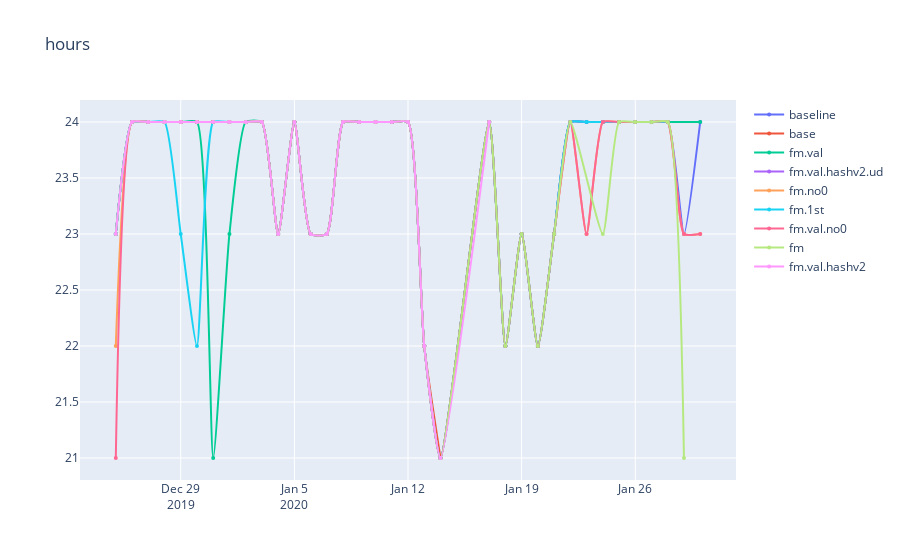
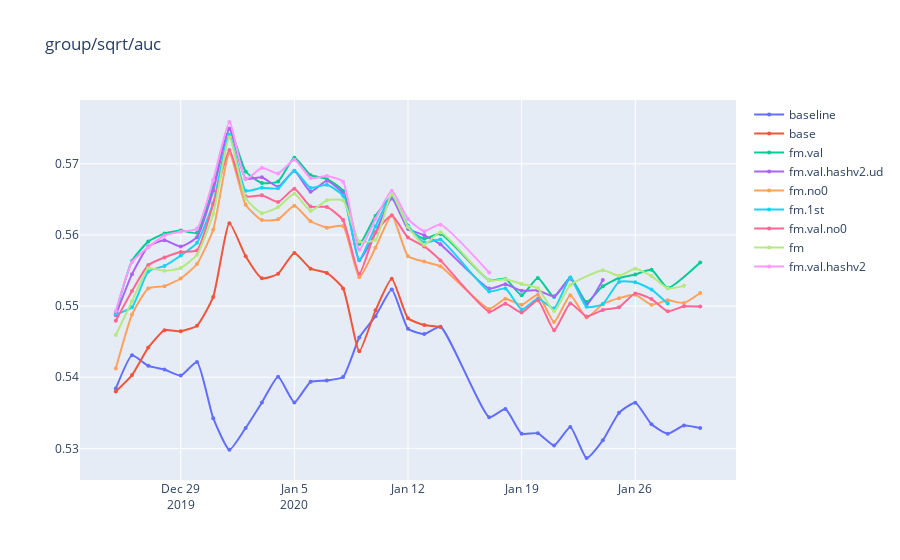
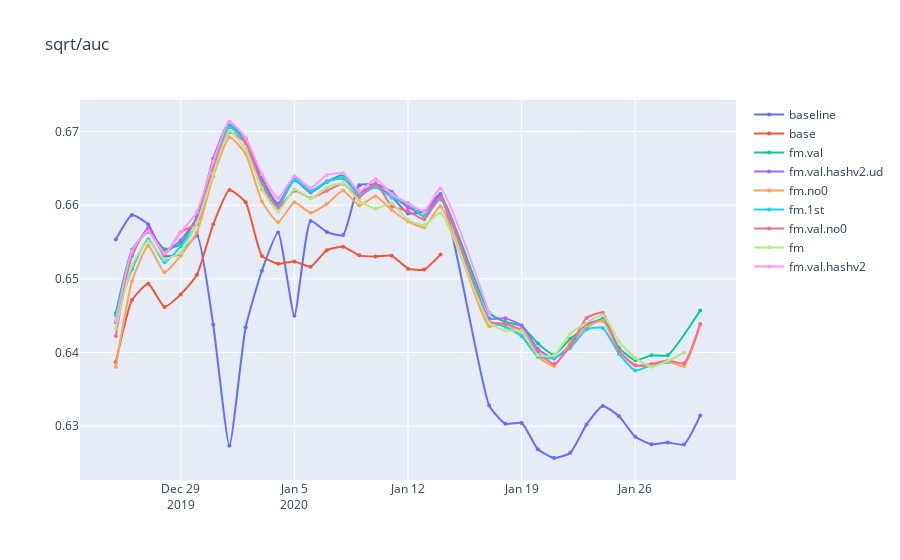
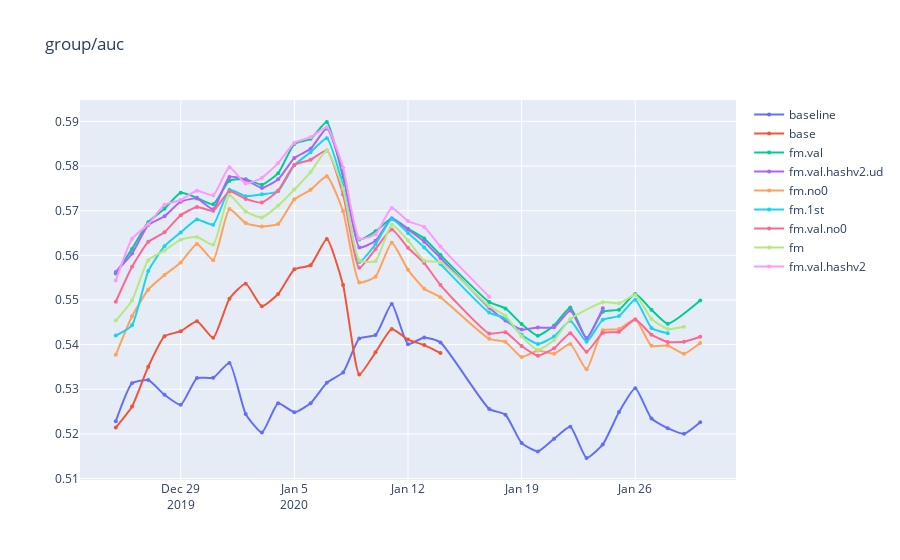

Source (notebook cell) for these figures, in order:
### Code cell
metrics = ['hours', 'group/sqrt/auc', 'sqrt/auc', 
           'group/auc', 'group/auc2', 'auc', 'clickmids/auc', 'cold/auc',
           'group/click/time_auc', 'quality/group/click/time_auc',
           'finish_auc', 'rcr_auc', 'vtime_auc', 'ptime_auc']
gezi.line(df, x='date', y=metrics, color='model')
